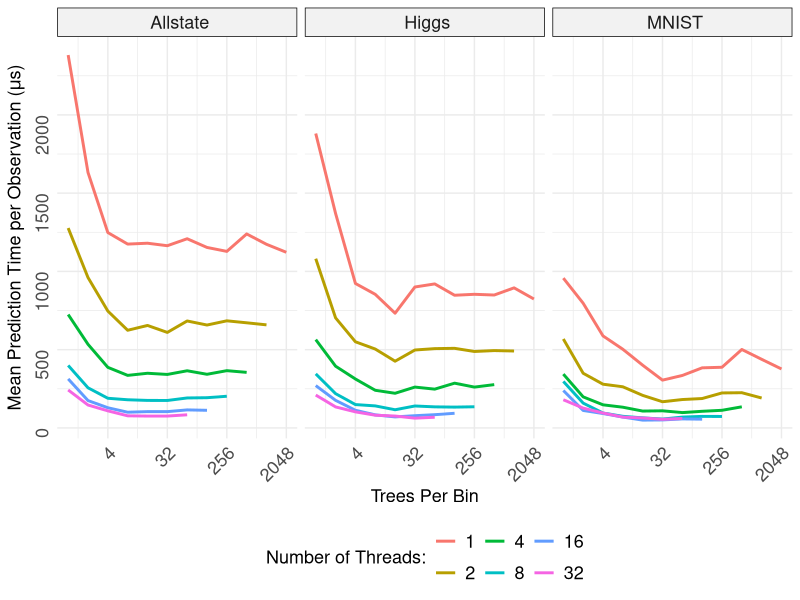

Source code (R):
# ---
# title: "Test speed-up and scale-up of R-Rerf against xg and ranger"
# author: "James Browne"
# date: "Oct 10 2017"
# output: html_document
# ---
library(ggplot2)
library(plyr)

data_summary <- function(data, varname, groupnames){
      require(plyr)
  summary_func <- function(x, col){
          c(mean = median(x[[col]], na.rm=TRUE),
                  sd = sd(x[[col]], na.rm=TRUE))
    }
    data_sum<-ddply(data, groupnames, .fun=summary_func,
                                      varname)
    data_sum <- rename(data_sum, c("mean" = varname))
     return(data_sum)
}


mydata <- read.csv(file="experiment2.csv", header=FALSE)

z <- mydata$V3 == " MNIST"
mydata[z,]$V7 <- mydata[z,]$V7/10000
z <- mydata$V3 == " Higgs"
mydata[z,]$V7 <- mydata[z,]$V7/25000
z <- mydata$V3 == " Allstate"
mydata[z,]$V7 <- mydata[z,]$V7/50000

mydata$V8 <- as.factor(mydata$V8)

mydata <- data_summary(mydata, varname="V7",groupnames=c("V3", "V5", "V8"))
#mydata <- mydata[mydata$V6!=6,]

leg <- theme(legend.text = element_text(size = 13), legend.title=element_text(size = 13), plot.title = element_text(size = 16,  face="bold"), axis.title.x = element_text(size=13), axis.text.x = element_text(size=13), axis.title.y = element_text(size=13), axis.text.y = element_text(size=13), strip.text.x = element_text(size=13), strip.text.y = element_text(size=13))

p <- ggplot(mydata, aes(x=V5, y=V7, group=V8, color=V8)) + geom_line(size=1)
  


p <- p + scale_fill_brewer(palette="Paired") + theme_minimal()
#p <- p + scale_colour_manual(name="Depth")

#p <- p + scale_colour_manual(name="Number of Threads")
p <- p + theme(legend.position="bottom")
p <- p + labs(x = "Trees Per Bin", y =expression(paste("Mean Prediction Time per Observation (", mu, "s)")))
p <- p + leg
p <- p + scale_x_continuous(trans='log2')
#p <- p + scale_y_continuous(trans='log2')
p <- p + facet_grid(. ~ V3)
p <- p + theme(strip.background = element_rect(fill="grey95"))
p <- p + theme(axis.text.x = element_text(angle = 45, hjust = 1), axis.text.y = element_text(angle=90, hjust=1))
#+ guides(colour = guide_legend(nrow = 1))
p <- p + labs(color="Number of Threads:")
png(file="depthAndStripe.png")
print(p)
dev.off()

